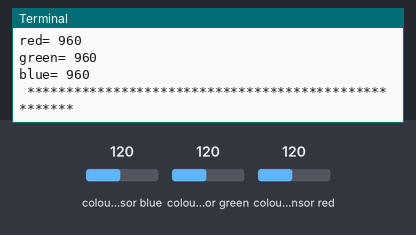
This program was run on a simulated Raspberry Pi (BCM pin numbers). Parts: the last lines printed to the terminal. The test bench sets the inputs (shaded band); at power-on: colour sensor blue 120, colour sensor green 120, colour sensor red 120. Library files of the repository ran but are not shown: TCS34725.py.

Above: at 1.2 s.
1.3 s: colour sensor blue set to 5
At 2.6 s:
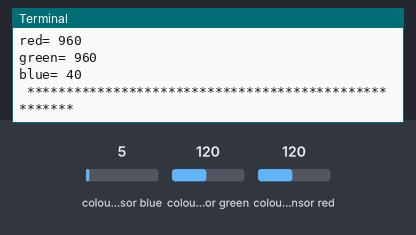
2.8 s: colour sensor green set to 5
At 3.8 s:
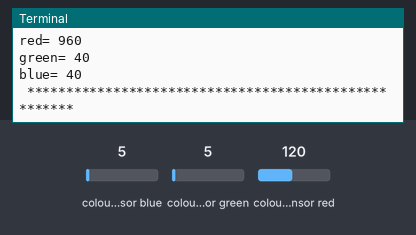
4.3 s: colour sensor red set to 5
Timing chart, 0 to 7.3 s (numbered marks = the images above; inputs shaded):
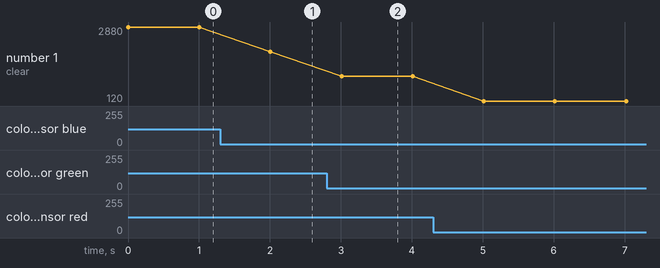

The program:

print_sensored_color.py
```python
import TCS34725
import time


TCS34725.setup()

while True:
    clear, red, green, blue = TCS34725.read()
    print("clear=", clear)
    print("red=", red)
    print("green=", green)
    print("blue=", blue)
    print(" ***************************************************** ")
    time.sleep(1)
```

Measured:
- after the input at 1.3 s, the terminal: prints a new line after 0.71 s (image 1)
- after the input at 2.8 s, the terminal: prints a new line after 0.21 s (image 2)
- plotted number 1: 2880 → 1960 after the input at 1.3 s, 1960 → 1040 after the input at 2.8 s, 1040 → 120 after the input at 4.3 s
